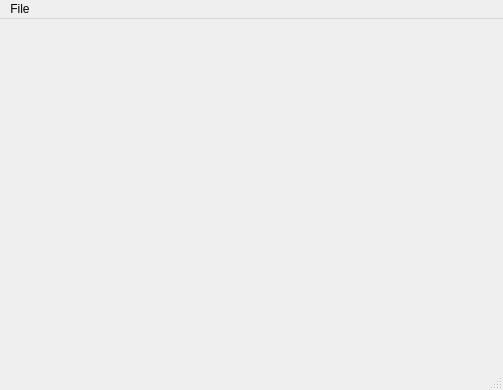
<?xml version="1.0" encoding="UTF-8"?>
<ui version="4.0">
 <class>allTrees</class>
 <widget class="QMainWindow" name="allTrees">
  <property name="geometry">
   <rect>
    <x>0</x>
    <y>0</y>
    <width>503</width>
    <height>390</height>
   </rect>
  </property>
  <property name="windowTitle">
   <string>All Trees</string>
  </property>
  <property name="autoFillBackground">
   <bool>true</bool>
  </property>
  <widget class="QWidget" name="centralwidget">
   <layout class="QHBoxLayout" name="horizontalLayout">
    <item>
     <widget class="QLabel" name="allTreesImage">
      <property name="text">
       <string/>
      </property>
     </widget>
    </item>
   </layout>
  </widget>
  <widget class="QMenuBar" name="menubar">
   <property name="geometry">
    <rect>
     <x>0</x>
     <y>0</y>
     <width>503</width>
     <height>22</height>
    </rect>
   </property>
   <widget class="QMenu" name="menuFile">
    <property name="title">
     <string>File</string>
    </property>
    <widget class="QMenu" name="menuExport">
     <property name="title">
      <string>Export...</string>
     </property>
     <addaction name="actionPNG"/>
     <addaction name="actionPDF"/>
    </widget>
    <addaction name="menuExport"/>
   </widget>
   <addaction name="menuFile"/>
  </widget>
  <widget class="QStatusBar" name="statusbar"/>
  <action name="actionPNG">
   <property name="text">
    <string>PNG</string>
   </property>
  </action>
  <action name="actionPDF">
   <property name="text">
    <string>PDF</string>
   </property>
  </action>
 </widget>
 <resources/>
 <connections/>
</ui>
